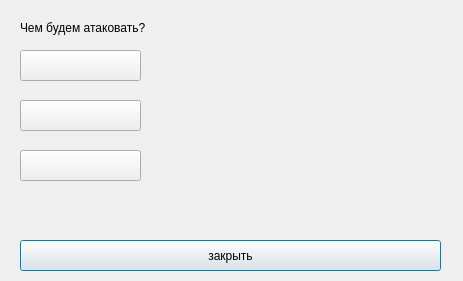
<?xml version="1.0" encoding="UTF-8"?>
<ui version="4.0">
 <class>Dialog</class>
 <widget class="QDialog" name="Dialog">
  <property name="geometry">
   <rect>
    <x>0</x>
    <y>0</y>
    <width>463</width>
    <height>281</height>
   </rect>
  </property>
  <property name="windowTitle">
   <string>Dialog</string>
  </property>
  <widget class="QLabel" name="type">
   <property name="geometry">
    <rect>
     <x>20</x>
     <y>20</y>
     <width>241</width>
     <height>16</height>
    </rect>
   </property>
   <property name="text">
    <string>Чем будем атаковать?</string>
   </property>
  </widget>
  <widget class="QPushButton" name="pushButton">
   <property name="geometry">
    <rect>
     <x>20</x>
     <y>240</y>
     <width>421</width>
     <height>31</height>
    </rect>
   </property>
   <property name="text">
    <string>закрыть</string>
   </property>
  </widget>
  <widget class="QLabel" name="label">
   <property name="geometry">
    <rect>
     <x>210</x>
     <y>20</y>
     <width>221</width>
     <height>201</height>
    </rect>
   </property>
   <property name="text">
    <string/>
   </property>
  </widget>
  <widget class="QPushButton" name="first_ability">
   <property name="geometry">
    <rect>
     <x>20</x>
     <y>50</y>
     <width>121</width>
     <height>31</height>
    </rect>
   </property>
   <property name="text">
    <string/>
   </property>
  </widget>
  <widget class="QPushButton" name="second_ability">
   <property name="geometry">
    <rect>
     <x>20</x>
     <y>100</y>
     <width>121</width>
     <height>31</height>
    </rect>
   </property>
   <property name="text">
    <string/>
   </property>
  </widget>
  <widget class="QPushButton" name="third_ability">
   <property name="geometry">
    <rect>
     <x>20</x>
     <y>150</y>
     <width>121</width>
     <height>31</height>
    </rect>
   </property>
   <property name="text">
    <string/>
   </property>
  </widget>
 </widget>
 <resources/>
 <connections/>
</ui>
